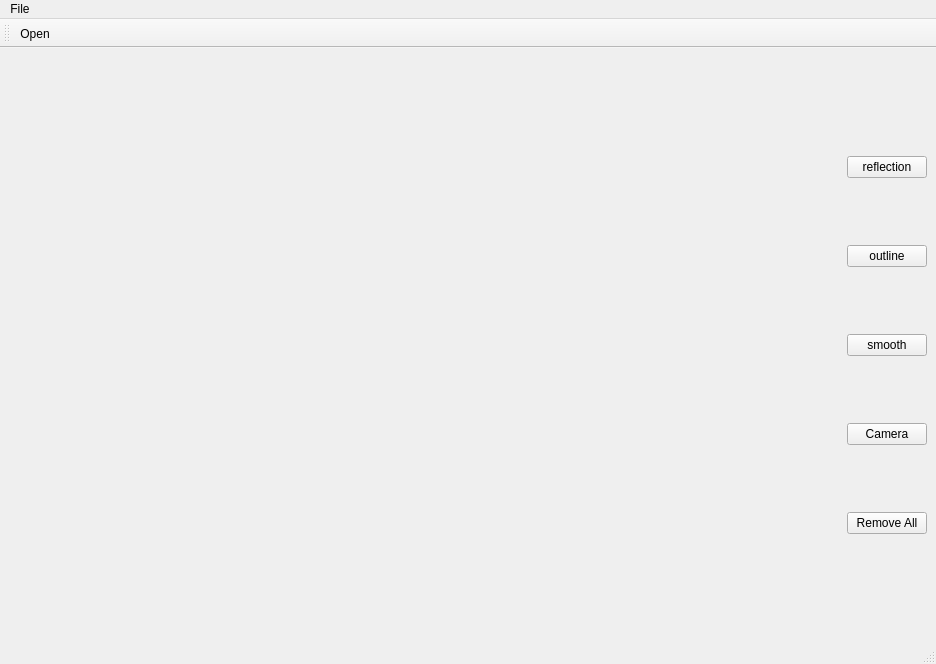
<?xml version="1.0" encoding="UTF-8"?>
<ui version="4.0">
 <class>MainWindow</class>
 <widget class="QMainWindow" name="MainWindow">
  <property name="geometry">
   <rect>
    <x>0</x>
    <y>0</y>
    <width>936</width>
    <height>664</height>
   </rect>
  </property>
  <property name="windowTitle">
   <string>MainWindow</string>
  </property>
  <widget class="QWidget" name="centralwidget">
   <layout class="QGridLayout" name="gridLayout">
    <item row="0" column="2">
     <layout class="QVBoxLayout" name="verticalLayout_2">
      <item>
       <widget class="QPushButton" name="reflection">
        <property name="text">
         <string>reflection</string>
        </property>
       </widget>
      </item>
      <item>
       <widget class="QPushButton" name="outline">
        <property name="text">
         <string>outline</string>
        </property>
       </widget>
      </item>
      <item>
       <widget class="QPushButton" name="smooth">
        <property name="text">
         <string>smooth</string>
        </property>
       </widget>
      </item>
      <item>
       <widget class="QPushButton" name="Cam">
        <property name="text">
         <string>Camera</string>
        </property>
       </widget>
      </item>
      <item>
       <widget class="QPushButton" name="Remove">
        <property name="text">
         <string>Remove All</string>
        </property>
       </widget>
      </item>
     </layout>
    </item>
    <item row="0" column="0">
     <layout class="QVBoxLayout" name="verticalLayout">
      <item>
       <widget class="QVTKOpenGLWidget" name="qvtkWidget" native="true">
        <property name="minimumSize">
         <size>
          <width>700</width>
          <height>500</height>
         </size>
        </property>
       </widget>
      </item>
     </layout>
    </item>
    <item row="0" column="1">
     <spacer name="horizontalSpacer">
      <property name="orientation">
       <enum>Qt::Horizontal</enum>
      </property>
      <property name="sizeHint" stdset="0">
       <size>
        <width>20</width>
        <height>20</height>
       </size>
      </property>
     </spacer>
    </item>
   </layout>
  </widget>
  <widget class="QMenuBar" name="menubar">
   <property name="geometry">
    <rect>
     <x>0</x>
     <y>0</y>
     <width>936</width>
     <height>21</height>
    </rect>
   </property>
   <widget class="QMenu" name="menuFile">
    <property name="title">
     <string>File</string>
    </property>
    <addaction name="actionFileOpen"/>
   </widget>
   <addaction name="menuFile"/>
  </widget>
  <widget class="QStatusBar" name="statusbar"/>
  <widget class="QToolBar" name="toolBar">
   <property name="windowTitle">
    <string>toolBar</string>
   </property>
   <attribute name="toolBarArea">
    <enum>TopToolBarArea</enum>
   </attribute>
   <attribute name="toolBarBreak">
    <bool>false</bool>
   </attribute>
   <addaction name="actionFileOpen"/>
  </widget>
  <action name="actionFileOpen">
   <property name="icon">
    <iconset resource="Icons/icons.qrc">
     <normaloff>:/Icons/fileopen.png</normaloff>:/Icons/fileopen.png</iconset>
   </property>
   <property name="text">
    <string>Open</string>
   </property>
  </action>
 </widget>
 <customwidgets>
  <customwidget>
   <class>QVTKOpenGLWidget</class>
   <extends>QWidget</extends>
   <header>QVTKOpenGLWidget.h</header>
  </customwidget>
 </customwidgets>
 <resources>
  <include location="Icons/icons.qrc"/>
 </resources>
 <connections/>
</ui>
